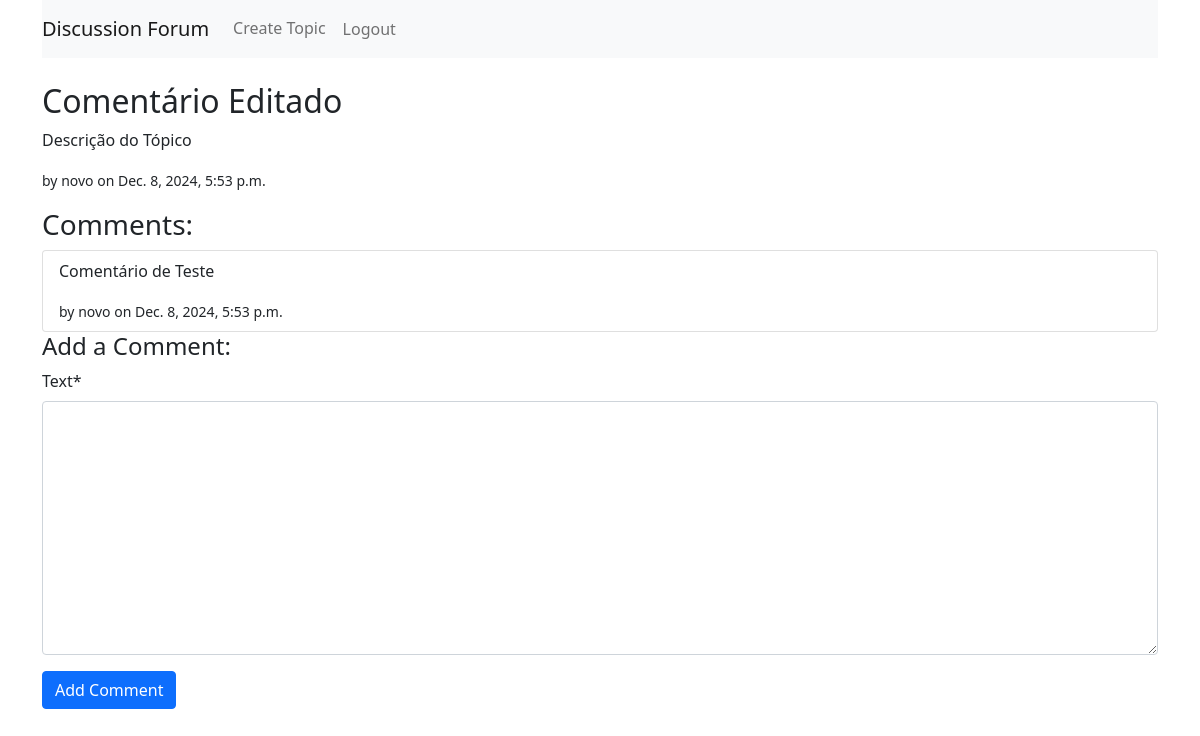
Screenshot of /polls/topic/43/ (signed in) with the database file from the repository.
### polls/models.py (models this page shows, shortened)
class Topic(models.Model):
    title = models.CharField(max_length=200)
    description = models.TextField()
    author = models.ForeignKey(User, on_delete=models.CASCADE)
    created_at = models.DateTimeField(auto_now_add=True)

class Comment(models.Model):
    topic = models.ForeignKey(Topic, related_name='comments', on_delete=models.CASCADE)
    text = models.TextField()
    author = models.ForeignKey(User, on_delete=models.CASCADE)
    created_at = models.DateTimeField(auto_now_add=True)

### polls/views.py (the view)
# urls.py: path('topic/<int:topic_id>/', views.details, name="topic_detail"),  # Detalhes de um tópico
@login_required(login_url='/polls/login/')
def details(request, topic_id):
    topic = get_object_or_404(Topic, pk=topic_id)
    comments = Comment.objects.filter(topic=topic).order_by('-created_at')  # Comentários do tópico
    if request.method == 'POST':
        comment_form = CommentForm(request.POST)
        if comment_form.is_valid():
            comment = comment_form.save(commit=False)
            comment.topic = topic
            comment.author = request.user
            comment.save()
            return redirect('topic_detail', topic_id=topic.id)  # Redireciona para a página de detalhes do tópico
    else:
        comment_form = CommentForm()
    return render(request, 'polls/topic_detail.html', {'topic': topic, 'comments': comments, 'comment_form': comment_form})

### polls/forms.py
class CommentForm(forms.ModelForm):
    class Meta:
        model = Comment
        fields = ['text']

### polls/templates/polls/topic_detail.html (shortened to what this page needs)
{% load crispy_forms_tags %}
<!DOCTYPE html>
<html>
<head>
    <link rel="stylesheet" href="https://cdn.jsdelivr.net/npm/bootstrap@5.1.3/dist/css/bootstrap.min.css">
</head>
<body>
    <div class="container">
        <nav class="navbar navbar-expand-lg navbar-light bg-light">
            <a class="navbar-brand" href="{% url 'index' %}">Discussion Forum</a>
            <div class="navbar-nav">
                <a class="nav-item nav-link" href="{% url 'create_topic' %}">Create Topic</a>
                <form method="POST" action="{% url 'logout' %}" style="display: inline;">
                    <button type="submit" class="nav-item nav-link btn btn-link">Logout</button>
                </form>
            </div>
        </nav>
        <h2 class="mt-4">{{ topic.title }}</h2>
        <p>{{ topic.description }}</p>
        <p><small>by {{ topic.author.username }} on {{ topic.created_at }}</small></p>
        <h3>Comments:</h3>
        <ul class="list-group">
            {% for comment in comments %}
                <li class="list-group-item">
                    <p>{{ comment.text }}</p>
                    <small>by {{ comment.author.username }} on {{ comment.created_at }}</small>
                </li>
            {% endfor %}
        </ul>
        <h4>Add a Comment:</h4>
        <form method="POST">
            {{ comment_form|crispy }}
            <button type="submit" class="btn btn-primary">Add Comment</button>
        </form>
    </div>
</body>
</html>

### rows the page displays
Topic: title "Comentário Editado", description "Descrição do Tópico", author.username "novo", created_at "Dec. 8, 2024, 5:53 p.m."
Comment: text "Comentário de Teste", author.username "novo", created_at "Dec. 8, 2024, 5:53 p.m."
